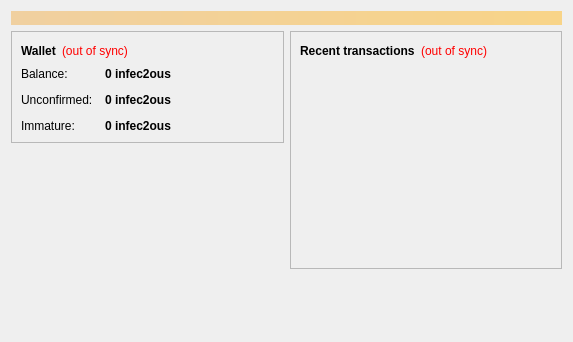
<?xml version="1.0" encoding="UTF-8"?>
<ui version="4.0">
 <class>OverviewPage</class>
 <widget class="QWidget" name="OverviewPage">
  <property name="geometry">
   <rect>
    <x>0</x>
    <y>0</y>
    <width>573</width>
    <height>342</height>
   </rect>
  </property>
  <property name="windowTitle">
   <string>Form</string>
  </property>
  <layout class="QVBoxLayout" name="topLayout">
   <item>
    <widget class="QLabel" name="labelAlerts">
     <property name="visible">
      <bool>false</bool>
     </property>
     <property name="styleSheet">
      <string notr="true">background-color: qlineargradient(x1: 0, y1: 0, x2: 1, y2: 0, stop:0 #F0D0A0, stop:1 #F8D488); color:#000000;</string>
     </property>
     <property name="wordWrap">
      <bool>true</bool>
     </property>
     <property name="margin">
      <number>3</number>
     </property>
    </widget>
   </item>
   <item>
    <layout class="QHBoxLayout" name="horizontalLayout" stretch="1,1">
     <item>
      <layout class="QVBoxLayout" name="verticalLayout_2">
       <item>
        <widget class="QFrame" name="frame">
         <property name="frameShape">
          <enum>QFrame::StyledPanel</enum>
         </property>
         <property name="frameShadow">
          <enum>QFrame::Raised</enum>
         </property>
         <layout class="QVBoxLayout" name="verticalLayout_4">
          <item>
           <layout class="QHBoxLayout" name="horizontalLayout_4">
            <item>
             <widget class="QLabel" name="label_5">
              <property name="font">
               <font>
                <weight>75</weight>
                <bold>true</bold>
               </font>
              </property>
              <property name="text">
               <string>Wallet</string>
              </property>
             </widget>
            </item>
            <item>
             <widget class="QLabel" name="labelWalletStatus">
              <property name="toolTip">
               <string>The displayed information may be out of date. Your wallet automatically synchronizes with the infec2ouscoin network after a connection is established, but this process has not completed yet.</string>
              </property>
              <property name="styleSheet">
               <string notr="true">QLabel { color: red; }</string>
              </property>
              <property name="text">
               <string notr="true">(out of sync)</string>
              </property>
              <property name="alignment">
               <set>Qt::AlignLeading|Qt::AlignLeft|Qt::AlignVCenter</set>
              </property>
             </widget>
            </item>
            <item>
             <spacer name="horizontalSpacer_2">
              <property name="orientation">
               <enum>Qt::Horizontal</enum>
              </property>
              <property name="sizeHint" stdset="0">
               <size>
                <width>40</width>
                <height>20</height>
               </size>
              </property>
             </spacer>
            </item>
           </layout>
          </item>
          <item>
           <layout class="QFormLayout" name="formLayout_2">
            <property name="fieldGrowthPolicy">
             <enum>QFormLayout::AllNonFixedFieldsGrow</enum>
            </property>
            <property name="horizontalSpacing">
             <number>12</number>
            </property>
            <property name="verticalSpacing">
             <number>12</number>
            </property>
            <item row="0" column="0">
             <widget class="QLabel" name="label">
              <property name="text">
               <string>Balance:</string>
              </property>
             </widget>
            </item>
            <item row="0" column="1">
             <widget class="QLabel" name="labelBalance">
              <property name="font">
               <font>
                <weight>75</weight>
                <bold>true</bold>
               </font>
              </property>
              <property name="cursor">
               <cursorShape>IBeamCursor</cursorShape>
              </property>
              <property name="toolTip">
               <string>Your current balance</string>
              </property>
              <property name="text">
               <string notr="true">0 infec2ous</string>
              </property>
              <property name="textInteractionFlags">
               <set>Qt::LinksAccessibleByMouse|Qt::TextSelectableByKeyboard|Qt::TextSelectableByMouse</set>
              </property>
             </widget>
            </item>
            <item row="1" column="0">
             <widget class="QLabel" name="label_3">
              <property name="text">
               <string>Unconfirmed:</string>
              </property>
             </widget>
            </item>
            <item row="1" column="1">
             <widget class="QLabel" name="labelUnconfirmed">
              <property name="font">
               <font>
                <weight>75</weight>
                <bold>true</bold>
               </font>
              </property>
              <property name="cursor">
               <cursorShape>IBeamCursor</cursorShape>
              </property>
              <property name="toolTip">
               <string>Total of transactions that have yet to be confirmed, and do not yet count toward the current balance</string>
              </property>
              <property name="text">
               <string notr="true">0 infec2ous</string>
              </property>
              <property name="textInteractionFlags">
               <set>Qt::LinksAccessibleByMouse|Qt::TextSelectableByKeyboard|Qt::TextSelectableByMouse</set>
              </property>
             </widget>
            </item>
            <item row="2" column="0">
             <widget class="QLabel" name="labelImmatureText">
              <property name="text">
               <string>Immature:</string>
              </property>
             </widget>
            </item>
            <item row="2" column="1">
             <widget class="QLabel" name="labelImmature">
              <property name="font">
               <font>
                <weight>75</weight>
                <bold>true</bold>
               </font>
              </property>
              <property name="toolTip">
               <string>Mined balance that has not yet matured</string>
              </property>
              <property name="text">
               <string notr="true">0 infec2ous</string>
              </property>
              <property name="textInteractionFlags">
               <set>Qt::LinksAccessibleByMouse|Qt::TextSelectableByKeyboard|Qt::TextSelectableByMouse</set>
              </property>
             </widget>
            </item>
           </layout>
          </item>
         </layout>
        </widget>
       </item>
       <item>
        <spacer name="verticalSpacer">
         <property name="orientation">
          <enum>Qt::Vertical</enum>
         </property>
         <property name="sizeHint" stdset="0">
          <size>
           <width>20</width>
           <height>40</height>
          </size>
         </property>
        </spacer>
       </item>
        <item>
         <widget class="QLabel" name="label_wallet_bgcoin">
          <property name="text">
           <string/>
          </property>
          <property name="pixmap">
           <pixmap resource="../bitcoin.qrc">:/images/wallet_bgcoin</pixmap>
          </property>
          <property name="scaledContents">
           <bool>false</bool>
          </property>
          <property name="alignment">
           <set>Qt::AlignCenter</set>
          </property>
          <property name="margin">
           <number>-2</number>
          </property>
         </widget>
        </item>
        <item>
         <widget class="QLabel" name="label_6">
          <property name="text">
           <string/>
          </property>
         </widget>
        </item>
      </layout>
     </item>
     <item>
      <layout class="QVBoxLayout" name="verticalLayout_3">
       <item>
        <widget class="QFrame" name="frame_2">
         <property name="frameShape">
          <enum>QFrame::StyledPanel</enum>
         </property>
         <property name="frameShadow">
          <enum>QFrame::Raised</enum>
         </property>
         <layout class="QVBoxLayout" name="verticalLayout">
          <item>
           <layout class="QHBoxLayout" name="horizontalLayout_2">
            <item>
             <widget class="QLabel" name="label_4">
              <property name="text">
               <string>&lt;b&gt;Recent transactions&lt;/b&gt;</string>
              </property>
             </widget>
            </item>
            <item>
             <widget class="QLabel" name="labelTransactionsStatus">
              <property name="toolTip">
               <string>The displayed information may be out of date. Your wallet automatically synchronizes with the infec2ouscoin network after a connection is established, but this process has not completed yet.</string>
              </property>
              <property name="styleSheet">
               <string notr="true">QLabel { color: red; }</string>
              </property>
              <property name="text">
               <string notr="true">(out of sync)</string>
              </property>
              <property name="alignment">
               <set>Qt::AlignRight|Qt::AlignTrailing|Qt::AlignVCenter</set>
              </property>
             </widget>
            </item>
            <item>
             <spacer name="horizontalSpacer">
              <property name="orientation">
               <enum>Qt::Horizontal</enum>
              </property>
              <property name="sizeHint" stdset="0">
               <size>
                <width>40</width>
                <height>20</height>
               </size>
              </property>
             </spacer>
            </item>
           </layout>
          </item>
          <item>
           <widget class="QListView" name="listTransactions">
            <property name="styleSheet">
             <string notr="true">QListView { background: transparent; }</string>
            </property>
            <property name="frameShape">
             <enum>QFrame::NoFrame</enum>
            </property>
            <property name="verticalScrollBarPolicy">
             <enum>Qt::ScrollBarAlwaysOff</enum>
            </property>
            <property name="horizontalScrollBarPolicy">
             <enum>Qt::ScrollBarAlwaysOff</enum>
            </property>
            <property name="selectionMode">
             <enum>QAbstractItemView::NoSelection</enum>
            </property>
           </widget>
          </item>
         </layout>
        </widget>
       </item>
       <item>
        <spacer name="verticalSpacer_2">
         <property name="orientation">
          <enum>Qt::Vertical</enum>
         </property>
         <property name="sizeHint" stdset="0">
          <size>
           <width>20</width>
           <height>40</height>
          </size>
         </property>
        </spacer>
       </item>
      </layout>
     </item>
    </layout>
   </item>
  </layout>
 </widget>
 <resources/>
 <connections/>
</ui>
